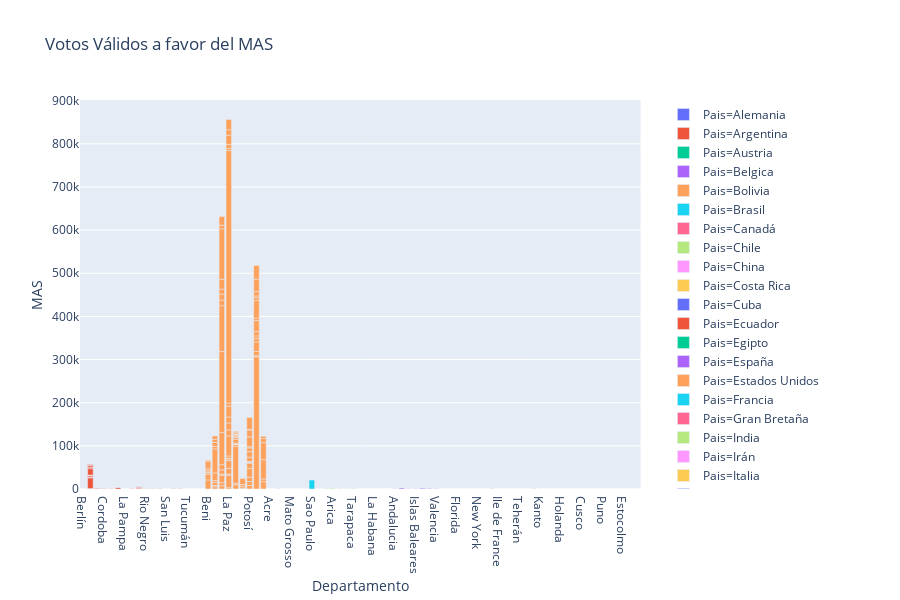

This figure's notebook cell:
### Markdown cell above
## Votos válidos a favor del MAS

### Code cell
configure_plotly_browser_state()
fig = px.bar(df_actas_inscritos, x="Departamento", y="MAS",  title="Votos Válidos a favor del MAS", color= "Pais")
fig.show()

### Figure 1 — Plotly figure (JSON) as saved in the notebook; plotly's stock layout.template omitted (floating-point values rounded to 4 significant figures)
{"data": [{"textposition": "auto", "hovertemplate": "Pais=Alemania<br>Departamento=%{x}<br>MAS=%{y}", "showlegend": true, "legendgroup": "Pais=Alemania", "name": "Pais=Alemania", "yaxis": "y", "y": [42], "hoverlabel": {"namelength": 0}, "offsetgroup": "Pais=Alemania", "xaxis": "x", "marker": {"color": "#636efa"}, "x": ["Berlín"], "alignmentgroup": "True", "type": "bar", "orientation": "v"}, {"textposition": "auto", "hovertemplate": "Pais=Argentina<br>Departamento=%{x}<br>MAS=%{y}", "showlegend": true, "legendgroup": "Pais=Argentina", "name": "Pais=Argentina", "yaxis": "y", "y": [1085, 25060, 193, 1201, 3171, 440, 976, 266, 14698, 3283, 3766, 1697, 805, 1448, 781, 1151, 1762, 227, 187, 132, 318, 3583, 278, 202, 305, 77, 291, 1797, 1598, 1886, 903, 301, 571, 1103, 202, 357, 256, 180, 648, 582, 268], "hoverlabel": {"namelength": 0}, "offsetgroup": "Pais=Argentina", "xaxis": "x", "marker": {"color": "#EF553B"}, "x": ["Buenos Aires", "Buenos Aires", "Buenos Aires", "Buenos Aires", "Buenos Aires", "Buenos Aires", "Buenos Aires", "Buenos Aires", "Buenos Aires", "Buenos Aires", "Buenos Aires", "Buenos Aires", "Buenos Aires", "Buenos Aires", "Chubut", "Chubut", "Cordoba", "Cordoba", "Cordoba", "Cordoba", "Corrientes", "Jujuy", "Jujuy", "Jujuy", "Jujuy", "La Pampa", "La Rioja", "Mendoza", "Mendoza", "Mendoza", "Mendoza", "Mendoza", "Rio Negro", "Salta", "Salta", "San Juan", "San Luis", "Santa Cruz - Argentina", "Santa Cruz - Argentina", "Santa Fe", "Tucumán"], "alignmentgroup": "True", "type": "bar", "orientation": "v"}, {"textposition": "auto", "hovertemplate": "Pais=Austria<br>Departamento=%{x}<br>MAS=%{y}", "showlegend": true, "legendgroup": "Pais=Austria", "name": "Pais=Austria", "yaxis": "y", "y": [20], "hoverlabel": {"namelength": 0}, "offsetgroup": "Pais=Austria", "xaxis": "x", "marker": {"color": "#00cc96"}, "x": ["Viena"], "alignmentgroup": "True", "type": "bar", "orientation": "v"}, {"textposition": "auto", "hovertemplate": "Pais=Belgica<br>Departamento=%{x}<br>MAS=%{y}", "showlegend": true, "legendgroup": "Pais=Belgica", "name": "Pais=Belgica", "yaxis": "y", "y": [33], "hoverlabel": {"namelength": 0}, "offsetgroup": "Pais=Belgica", "xaxis": "x", "marker": {"color": "#ab63fa"}, "x": ["Bruselas"], "alignmentgroup": "True", "type": "bar", "orientation": "v"}, {"textposition": "auto", "hovertemplate": "Pais=Bolivia<br>Departamento=%{x}<br>MAS=%{y}", "showlegend": true, "legendgroup": "Pais=Bolivia", "name": "Pais=Bolivia", "yaxis": "y", "y": [21132, 13050, 3485, 1697, 2882, 4566, 17939, 1920, 5201, 2908, 7154, 4451, 17476, 55763, 5497, 9624, 6864, 8174, 7525, 6934, 17436, 2546, 9911, 12085, 74679, 187403, 106319, 13052, 14002, 11508, 22401, 116996, 8522, 20422, 3105, 28809, 2561, 13368, 17978, 3847, 1578, 5370, 46374, 13772, 16438, 13696, 25114, 7153, 585227, 5261, 9280, 21181, 12537, 23861, 9608, 3424, 86135, 3965, 839, 224, 1950, 8808, 4652, 1317, 2607, 1970, 1879, 2616, 2360, 1717, 767, 1481, 4638, 3537, 13717, 8209, 9184, 9990, 20362, 12165, 1354, 485, 2282, 9707, 12946, 8639, 2731, 22849, 15952, 1275, 27730, 306246, 2811, 9584, 22185, 7849, 6223, 9897, 25563, 5848, 40687, 6573, 4119, 9924, 29010, 31503, 17025, 6324, 44677, 39310, 9722, 5228], "hoverlabel": {"namelength": 0}, "offsetgroup": "Pais=Bolivia", "xaxis": "x", "marker": {"color": "#FFA15A"}, "x": ["Beni", "Beni", "Beni", "Beni", "Beni", "Beni", "Beni", "Beni", "Chuquisaca", "Chuquisaca", "Chuquisaca", "Chuquisaca", "Chuquisaca", "Chuquisaca", "Chuquisaca", "Chuquisaca", "Chuquisaca", "Chuquisaca", "Cochabamba", "Cochabamba", "Cochabamba", "Cochabamba", "Cochabamba", "Cochabamba", "Cochabamba", "Cochabamba", "Cochabamba", "Cochabamba", "Cochabamba", "Cochabamba", "Cochabamba", "Cochabamba", "Cochabamba", "Cochabamba", "La Paz", "La Paz", "La Paz", "La Paz", "La Paz", "La Paz", "La Paz", "La Paz", "La Paz", "La Paz", "La Paz", "La Paz", "La Paz", "La Paz", "La Paz", "La Paz", "La Paz", "La Paz", "La Paz", "La Paz", "Oruro", "Oruro", "Oruro", "Oruro", "Oruro", "Oruro", "Oruro", "Oruro", "Oruro", "Oruro", "Oruro", "Oruro", "Oruro", "Oruro", "Oruro", "Oruro", "Pando", "Pando", "Pando", "Pando", "Pando", "Potosí", "Potosí", "Potosí", "Potosí", "Potosí", "Potosí", "Potosí", "Potosí", "Potosí", "Potosí", "Potosí", "Potosí", "Potosí", "Potosí", "Potosí", "Potosí", "Santa Cruz", "Santa Cruz", "Santa Cruz", "Santa Cruz", "Santa Cruz", "Santa Cruz", "Santa Cruz", "Santa Cruz", "Santa Cruz", "Santa Cruz", "Santa Cruz", "Santa Cruz", "Santa Cruz", "Santa Cruz", "Santa Cruz", "Tarija", "Tarija", "Tarija", "Tarija", "Tarija", "Tarija"], "alignmentgroup": "True", "type": "bar", "orientation": "v"}, {"textposition": "auto", "hovertemplate": "Pais=Brasil<br>Departamento=%{x}<br>MAS=%{y}", "showlegend": true, "legendgroup": "Pais=Brasil", "name": "Pais=Brasil", "yaxis": "y", "y": [13, 31, 48, 40, 251, 49, 20807], "hoverlabel": {"namelength": 0}, "offsetgroup": "Pais=Brasil", "xaxis": "x", "marker": {"color": "#19d3f3"}, "x": ["Acre", "Distr. Federal", "M.Grosso do Sul", "Mato Grosso", "Rondonia", "Río de janeiro", "Sao Paulo"], "alignmentgroup": "True", "type": "bar", "orientation": "v"}, {"textposition": "auto", "hovertemplate": "Pais=Canadá<br>Departamento=%{x}<br>MAS=%{y}", "showlegend": true, "legendgroup": "Pais=Canadá", "name": "Pais=Canadá", "yaxis": "y", "y": [14], "hoverlabel": {"namelength": 0}, "offsetgroup": "Pais=Canadá", "xaxis": "x", "marker": {"color": "#FF6692"}, "x": ["Ontario"], "alignmentgroup": "True", "type": "bar", "orientation": "v"}, {"textposition": "auto", "hovertemplate": "Pais=Chile<br>Departamento=%{x}<br>MAS=%{y}", "showlegend": true, "legendgroup": "Pais=Chile", "name": "Pais=Chile", "yaxis": "y", "y": [870, 395, 1614, 449, 682, 1422], "hoverlabel": {"namelength": 0}, "offsetgroup": "Pais=Chile", "xaxis": "x", "marker": {"color": "#B6E880"}, "x": ["Antofagasta", "Antofagasta", "Arica", "Atacama", "Metropolitana", "Tarapaca"], "alignmentgroup": "True", "type": "bar", "orientation": "v"}, {"textposition": "auto", "hovertemplate": "Pais=China<br>Departamento=%{x}<br>MAS=%{y}", "showlegend": true, "legendgroup": "Pais=China", "name": "Pais=China", "yaxis": "y", "y": [12], "hoverlabel": {"namelength": 0}, "offsetgroup": "Pais=China", "xaxis": "x", "marker": {"color": "#FF97FF"}, "x": ["Beijing"], "alignmentgroup": "True", "type": "bar", "orientation": "v"}, {"textposition": "auto", "hovertemplate": "Pais=Costa Rica<br>Departamento=%{x}<br>MAS=%{y}", "showlegend": true, "legendgroup": "Pais=Costa Rica", "name": "Pais=Costa Rica", "yaxis": "y", "y": [11], "hoverlabel": {"namelength": 0}, "offsetgroup": "Pais=Costa Rica", "xaxis": "x", "marker": {"color": "#FECB52"}, "x": ["San José"], "alignmentgroup": "True", "type": "bar", "orientation": "v"}, {"textposition": "auto", "hovertemplate": "Pais=Cuba<br>Departamento=%{x}<br>MAS=%{y}", "showlegend": true, "legendgroup": "Pais=Cuba", "name": "Pais=Cuba", "yaxis": "y", "y": [204], "hoverlabel": {"namelength": 0}, "offsetgroup": "Pais=Cuba", "xaxis": "x", "marker": {"color": "#636efa"}, "x": ["La Habana"], "alignmentgroup": "True", "type": "bar", "orientation": "v"}, {"textposition": "auto", "hovertemplate": "Pais=Ecuador<br>Departamento=%{x}<br>MAS=%{y}", "showlegend": true, "legendgroup": "Pais=Ecuador", "name": "Pais=Ecuador", "yaxis": "y", "y": [46], "hoverlabel": {"namelength": 0}, "offsetgroup": "Pais=Ecuador", "xaxis": "x", "marker": {"color": "#EF553B"}, "x": ["Pichincha"], "alignmentgroup": "True", "type": "bar", "orientation": "v"}, {"textposition": "auto", "hovertemplate": "Pais=Egipto<br>Departamento=%{x}<br>MAS=%{y}", "showlegend": true, "legendgroup": "Pais=Egipto", "name": "Pais=Egipto", "yaxis": "y", "y": [6], "hoverlabel": {"namelength": 0}, "offsetgroup": "Pais=Egipto", "xaxis": "x", "marker": {"color": "#00cc96"}, "x": ["El Cairo"], "alignmentgroup": "True", "type": "bar", "orientation": "v"}, {"textposition": "auto", "hovertemplate": "Pais=España<br>Departamento=%{x}<br>MAS=%{y}", "showlegend": true, "legendgroup": "Pais=España", "name": "Pais=España", "yaxis": "y", "y": [353, 55, 248, 2035, 595, 420, 1840, 1128, 608], "hoverlabel": {"namelength": 0}, "offsetgroup": "Pais=España", "xaxis": "x", "marker": {"color": "#ab63fa"}, "x": ["Andalucia", "Andalucia", "Andalucia", "Cataluña", "Euskadi", "Islas Baleares", "Madrid", "Murcia", "Valencia"], "alignmentgroup": "True", "type": "bar", "orientation": "v"}, {"textposition": "auto", "hovertemplate": "Pais=Estados Unidos<br>Departamento=%{x}<br>MAS=%{y}", "showlegend": true, "legendgroup": "Pais=Estados Unidos", "name": "Pais=Estados Unidos", "yaxis": "y", "y": [32, 34, 15, 135, 41, 61, 15, 572, 235], "hoverlabel": {"namelength": 0}, "offsetgroup": "Pais=Estados Unidos", "xaxis": "x", "marker": {"color": "#FFA15A"}, "x": ["California", "Dist. Columbia", "Florida", "Maryland", "New Jersey", "New York", "Rodhe Island", "Virginia", "Virginia"], "alignmentgroup": "True", "type": "bar", "orientation": "v"}, {"textposition": "auto", "hovertemplate": "Pais=Francia<br>Departamento=%{x}<br>MAS=%{y}", "showlegend": true, "legendgroup": "Pais=Francia", "name": "Pais=Francia", "yaxis": "y", "y": [114], "hoverlabel": {"namelength": 0}, "offsetgroup": "Pais=Francia", "xaxis": "x", "marker": {"color": "#19d3f3"}, "x": ["Ile de France"], "alignmentgroup": "True", "type": "bar", "orientation": "v"}, {"textposition": "auto", "hovertemplate": "Pais=Gran Bretaña<br>Departamento=%{x}<br>MAS=%{y}", "showlegend": true, "legendgroup": "Pais=Gran Bretaña", "name": "Pais=Gran Bretaña", "yaxis": "y", "y": [187], "hoverlabel": {"namelength": 0}, "offsetgroup": "Pais=Gran Bretaña", "xaxis": "x", "marker": {"color": "#FF6692"}, "x": ["Inglaterra"], "alignmentgroup": "True", "type": "bar", "orientation": "v"}, {"textposition": "auto", "hovertemplate": "Pais=India<br>Departamento=%{x}<br>MAS=%{y}", "showlegend": true, "legendgroup": "Pais=India", "name": "Pais=India", "yaxis": "y", "y": [5], "hoverlabel": {"namelength": 0}, "offsetgroup": "Pais=India", "xaxis": "x", "marker": {"color": "#B6E880"}, "x": ["Delhi"], "alignmentgroup": "True", "type": "bar", "orientation": "v"}, {"textposition": "auto", "hovertemplate": "Pais=Irán<br>Departamento=%{x}<br>MAS=%{y}", "showlegend": true, "legendgroup": "Pais=Irán", "name": "Pais=Irán", "yaxis": "y", "y": [7], "hoverlabel": {"namelength": 0}, "offsetgroup": "Pais=Irán", "xaxis": "x", "marker": {"color": "#FF97FF"}, "x": ["Teherán"], "alignmentgroup": "True", "type": "bar", "orientation": "v"}, {"textposition": "auto", "hovertemplate": "Pais=Italia<br>Departamento=%{x}<br>MAS=%{y}", "showlegend": true, "legendgroup": "Pais=Italia", "name": "Pais=Italia", "yaxis": "y", "y": [85, 279, 226], "hoverlabel": {"namelength": 0}, "offsetgroup": "Pais=Italia", "xaxis": "x", "marker": {"color": "#FECB52"}, "x": ["Lazio", "Lombardía", "Lombardía"], "alignmentgroup": "True", "type": "bar", "orientation": "v"}, {"textposition": "auto", "hovertemplate": "Pais=Japón<br>Departamento=%{x}<br>MAS=%{y}", "showlegend": true, "legendgroup": "Pais=Japón", "name": "Pais=Japón", "yaxis": "y", "y": [16], "hoverlabel": {"namelength": 0}, "offsetgroup": "Pais=Japón", "xaxis": "x", "marker": {"color": "#636efa"}, "x": ["Kanto"], "alignmentgroup": "True", "type": "bar", "orientation": "v"}, {"textposition": "auto", "hovertemplate": "Pais=México<br>Departamento=%{x}<br>MAS=%{y}", "showlegend": true, "legendgroup": "Pais=México", "name": "Pais=México", "yaxis": "y", "y": [31], "hoverlabel": {"namelength": 0}, "offsetgroup": "Pais=México", "xaxis": "x", "marker": {"color": "#EF553B"}, "x": ["México D.F."], "alignmentgroup": "True", "type": "bar", "orientation": "v"}, {"textposition": "auto", "hovertemplate": "Pais=Nicaragua<br>Departamento=%{x}<br>MAS=%{y}", "showlegend": true, "legendgroup": "Pais=Nicaragua", "name": "Pais=Nicaragua", "yaxis": "y", "y": [11], "hoverlabel": {"namelength": 0}, "offsetgroup": "Pais=Nicaragua", "xaxis": "x", "marker": {"color": "#00cc96"}, "x": ["Managua"], "alignmentgroup": "True", "type": "bar", "orientation": "v"}, {"textposition": "auto", "hovertemplate": "Pais=Paises Bajos<br>Departamento=%{x}<br>MAS=%{y}", "showlegend": true, "legendgroup": "Pais=Paises Bajos", "name": "Pais=Paises Bajos", "yaxis": "y", "y": [18], "hoverlabel": {"namelength": 0}, "offsetgroup": "Pais=Paises Bajos", "xaxis": "x", "marker": {"color": "#ab63fa"}, "x": ["Holanda"], "alignmentgroup": "True", "type": "bar", "orientation": "v"}, {"textposition": "auto", "hovertemplate": "Pais=Panamá<br>Departamento=%{x}<br>MAS=%{y}", "showlegend": true, "legendgroup": "Pais=Panamá", "name": "Pais=Panamá", "yaxis": "y", "y": [12], "hoverlabel": {"namelength": 0}, "offsetgroup": "Pais=Panamá", "xaxis": "x", "marker": {"color": "#FFA15A"}, "x": ["Panamá"], "alignmentgroup": "True", "type": "bar", "orientation": "v"}, {"textposition": "auto", "hovertemplate": "Pais=Paraguay<br>Departamento=%{x}<br>MAS=%{y}", "showlegend": true, "legendgroup": "Pais=Paraguay", "name": "Pais=Paraguay", "yaxis": "y", "y": [138], "hoverlabel": {"namelength": 0}, "offsetgroup": "Pais=Paraguay", "xaxis": "x", "marker": {"color": "#19d3f3"}, "x": ["Dist. Capital"], "alignmentgroup": "True", "type": "bar", "orientation": "v"}, {"textposition": "auto", "hovertemplate": "Pais=Perú<br>Departamento=%{x}<br>MAS=%{y}", "showlegend": true, "legendgroup": "Pais=Perú", "name": "Pais=Perú", "yaxis": "y", "y": [18, 73, 20, 64, 100], "hoverlabel": {"namelength": 0}, "offsetgroup": "Pais=Perú", "xaxis": "x", "marker": {"color": "#FF6692"}, "x": ["Cusco", "Lima", "Moquegua", "Puno", "Tacna"], "alignmentgroup": "True", "type": "bar", "orientation": "v"}, {"textposition": "auto", "hovertemplate": "Pais=República de Corea del Sur<br>Departamento=%{x}<br>MAS=%{y}", "showlegend": true, "legendgroup": "Pais=República de Corea del Sur", "name": "Pais=República de Corea del Sur", "yaxis": "y", "y": [4], "hoverlabel": {"namelength": 0}, "offsetgroup": "Pais=República de Corea del Sur", "xaxis": "x", "marker": {"color": "#B6E880"}, "x": ["Seúl"], "alignmentgroup": "True", "type": "bar", "orientation": "v"}, {"textposition": "auto", "hovertemplate": "Pais=Rusia<br>Departamento=%{x}<br>MAS=%{y}", "showlegend": true, "legendgroup": "Pais=Rusia", "name": "Pais=Rusia", "yaxis": "y", "y": [29], "hoverlabel": {"namelength": 0}, "offsetgroup": "Pais=Rusia", "xaxis": "x", "marker": {"color": "#FF97FF"}, "x": ["Distr. Federal"], "alignmentgroup": "True", "type": "bar", "orientation": "v"}, {"textposition": "auto", "hovertemplate": "Pais=Suecia<br>Departamento=%{x}<br>MAS=%{y}", "showlegend": true, "legendgroup": "Pais=Suecia", "name": "Pais=Suecia", "yaxis": "y", "y": [96], "hoverlabel": {"namelength": 0}, "offsetgroup": "Pais=Suecia", "xaxis": "x", "marker": {"color": "#FECB52"}, "x": ["Estocolmo"], "alignmentgroup": "True", "type": "bar", "orientation": "v"}, {"textposition": "auto", "hovertemplate": "Pais=Suiza<br>Departamento=%{x}<br>MAS=%{y}", "showlegend": true, "legendgroup": "Pais=Suiza", "name": "Pais=Suiza", "yaxis": "y", "y": [97], "hoverlabel": {"namelength": 0}, "offsetgroup": "Pais=Suiza", "xaxis": "x", "marker": {"color": "#636efa"}, "x": ["Ginebra"], "alignmentgroup": "True", "type": "bar", "orientation": "v"}, {"textposition": "auto", "hovertemplate": "Pais=Uruguay<br>Departamento=%{x}<br>MAS=%{y}", "showlegend": true, "legendgroup": "Pais=Uruguay", "name": "Pais=Uruguay", "yaxis": "y", "y": [48], "hoverlabel": {"namelength": 0}, "offsetgroup": "Pais=Uruguay", "xaxis": "x", "marker": {"color": "#EF553B"}, "x": ["Montevideo"], "alignmentgroup": "True", "type": "bar", "orientation": "v"}, {"textposition": "auto", "hovertemplate": "Pais=Venezuela<br>Departamento=%{x}<br>MAS=%{y}", "showlegend": true, "legendgroup": "Pais=Venezuela", "name": "Pais=Venezuela", "yaxis": "y", "y": [66], "hoverlabel": {"namelength": 0}, "offsetgroup": "Pais=Venezuela", "xaxis": "x", "marker": {"color": "#00cc96"}, "x": ["Distr. Federal"], "alignmentgroup": "True", "type": "bar", "orientation": "v"}], "layout": {"title": {"text": "Votos Válidos a favor del MAS"}, "yaxis": {"domain": [0, 1], "anchor": "x", "title": {"text": "MAS"}}, "height": 600, "barmode": "relative", "xaxis": {"domain": [0, 0.98], "anchor": "y", "title": {"text": "Departamento"}}, "legend": {"tracegroupgap": 0}}}
